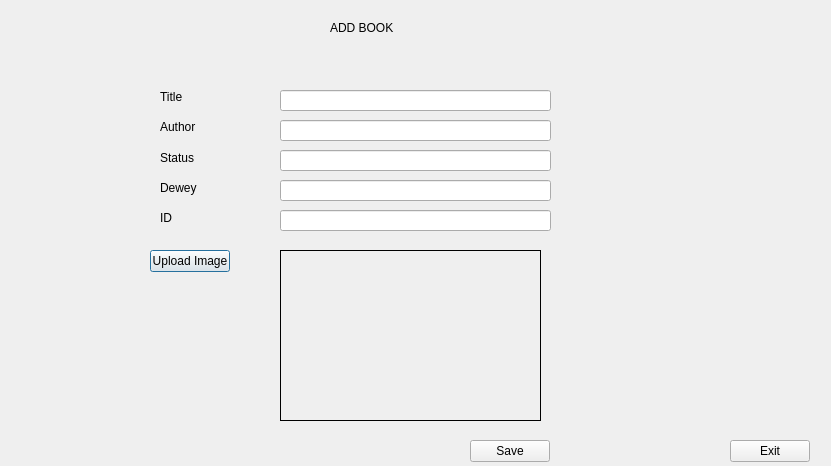
<?xml version="1.0" encoding="UTF-8"?>
<ui version="4.0">
 <class>addbook</class>
 <widget class="QDialog" name="addbook">
  <property name="geometry">
   <rect>
    <x>0</x>
    <y>0</y>
    <width>831</width>
    <height>466</height>
   </rect>
  </property>
  <property name="windowTitle">
   <string>Dialog</string>
  </property>
  <widget class="QLineEdit" name="txtaddid">
   <property name="geometry">
    <rect>
     <x>280</x>
     <y>210</y>
     <width>271</width>
     <height>21</height>
    </rect>
   </property>
  </widget>
  <widget class="QPushButton" name="btnloadbookimage">
   <property name="geometry">
    <rect>
     <x>150</x>
     <y>250</y>
     <width>80</width>
     <height>22</height>
    </rect>
   </property>
   <property name="text">
    <string>Upload Image</string>
   </property>
  </widget>
  <widget class="QLabel" name="label_4">
   <property name="geometry">
    <rect>
     <x>160</x>
     <y>180</y>
     <width>47</width>
     <height>16</height>
    </rect>
   </property>
   <property name="text">
    <string>Dewey</string>
   </property>
  </widget>
  <widget class="QLineEdit" name="txtaddStatus">
   <property name="geometry">
    <rect>
     <x>280</x>
     <y>150</y>
     <width>271</width>
     <height>21</height>
    </rect>
   </property>
  </widget>
  <widget class="QLineEdit" name="txtadddewey">
   <property name="geometry">
    <rect>
     <x>280</x>
     <y>180</y>
     <width>271</width>
     <height>21</height>
    </rect>
   </property>
  </widget>
  <widget class="QLabel" name="label_5">
   <property name="geometry">
    <rect>
     <x>160</x>
     <y>210</y>
     <width>47</width>
     <height>16</height>
    </rect>
   </property>
   <property name="text">
    <string>ID</string>
   </property>
  </widget>
  <widget class="QLabel" name="addbookTitle">
   <property name="geometry">
    <rect>
     <x>330</x>
     <y>20</y>
     <width>121</width>
     <height>16</height>
    </rect>
   </property>
   <property name="text">
    <string>ADD BOOK</string>
   </property>
  </widget>
  <widget class="QLabel" name="label">
   <property name="geometry">
    <rect>
     <x>160</x>
     <y>90</y>
     <width>47</width>
     <height>14</height>
    </rect>
   </property>
   <property name="text">
    <string>Title</string>
   </property>
  </widget>
  <widget class="QLabel" name="label_2">
   <property name="geometry">
    <rect>
     <x>160</x>
     <y>120</y>
     <width>47</width>
     <height>14</height>
    </rect>
   </property>
   <property name="text">
    <string>Author</string>
   </property>
  </widget>
  <widget class="QLabel" name="label_3">
   <property name="geometry">
    <rect>
     <x>160</x>
     <y>150</y>
     <width>47</width>
     <height>16</height>
    </rect>
   </property>
   <property name="text">
    <string>Status</string>
   </property>
  </widget>
  <widget class="QPushButton" name="btnsavebook">
   <property name="geometry">
    <rect>
     <x>470</x>
     <y>440</y>
     <width>80</width>
     <height>22</height>
    </rect>
   </property>
   <property name="text">
    <string>Save</string>
   </property>
  </widget>
  <widget class="QLineEdit" name="txtaddbook">
   <property name="geometry">
    <rect>
     <x>280</x>
     <y>90</y>
     <width>271</width>
     <height>21</height>
    </rect>
   </property>
  </widget>
  <widget class="QLineEdit" name="txtaddauthor">
   <property name="geometry">
    <rect>
     <x>280</x>
     <y>120</y>
     <width>271</width>
     <height>21</height>
    </rect>
   </property>
  </widget>
  <widget class="QPushButton" name="btnexitaddbook">
   <property name="geometry">
    <rect>
     <x>730</x>
     <y>440</y>
     <width>80</width>
     <height>22</height>
    </rect>
   </property>
   <property name="text">
    <string>Exit</string>
   </property>
  </widget>
  <widget class="QLabel" name="addbookimagebox">
   <property name="geometry">
    <rect>
     <x>280</x>
     <y>250</y>
     <width>261</width>
     <height>171</height>
    </rect>
   </property>
   <property name="frameShape">
    <enum>QFrame::Box</enum>
   </property>
   <property name="text">
    <string/>
   </property>
  </widget>
 </widget>
 <resources/>
 <connections/>
</ui>
